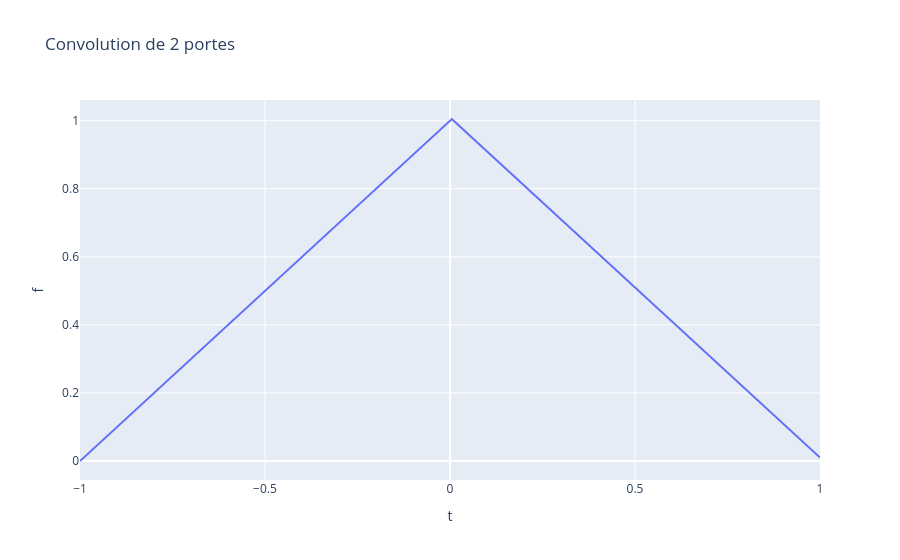
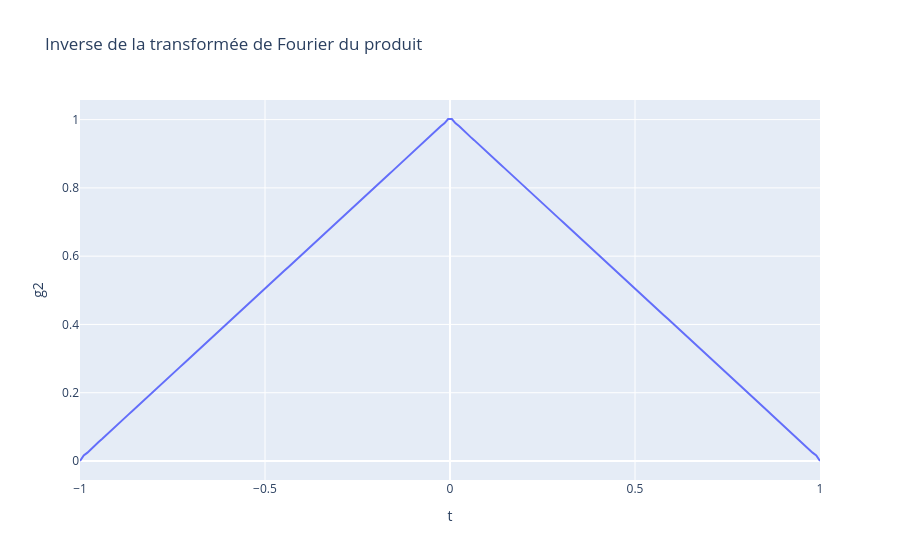

Notebook code for these charts, in order:
### Code cell
t = np.linspace(-1, 1, 200)
dt = t[1] - t[0]

p1 = mana.porte(t)
p2 = mana.porte(t)

p1_fourier, nu = mana.trans_fourier(p1, t)
p2_fourier, nu = mana.trans_fourier(p2, t)

f = np.convolve(p1, p2, 'same') * dt
df = pd.DataFrame({'t': t, 'f': f})

fig1  = px.line(df, x='t', y='f', title='Convolution de 2 portes')
fig1.show()

g = np.array(p1_fourier) * np.array(p2_fourier)

g2, t = mana.trans_fourier_inv(g, nu)

Re = np.real(g2)

dg = pd.DataFrame({'t': t, 'g2': Re})
fig2  = px.line(dg, x='t', y='g2', title='Inverse de la transformée de Fourier du produit(Re)')
fig2.show()

### Figure 1 — Plotly figure (JSON) as saved in the notebook; plotly's stock layout.template omitted (floating-point values rounded to 4 significant figures; data arrays with more than 128 entries replaced by an {"elided": "..."} marker saying what was removed)
{"data": [{"hovertemplate": "t=%{x}<br>f=%{y}<extra></extra>", "legendgroup": "", "line": {"color": "#636efa", "dash": "solid"}, "marker": {"symbol": "circle"}, "mode": "lines", "name": "", "orientation": "v", "showlegend": false, "type": "scatter", "x": {"elided": "200 float values"}, "xaxis": "x", "y": {"elided": "200 float values"}, "yaxis": "y"}], "layout": {"legend": {"tracegroupgap": 0}, "title": {"text": "Convolution de 2 portes"}, "xaxis": {"anchor": "y", "domain": [0, 1], "title": {"text": "t"}}, "yaxis": {"anchor": "x", "domain": [0, 1], "title": {"text": "f"}}}}

### Figure 2 — Plotly figure (JSON) as saved in the notebook; plotly's stock layout.template omitted (floating-point values rounded to 4 significant figures; data arrays with more than 128 entries replaced by an {"elided": "..."} marker saying what was removed)
{"data": [{"hovertemplate": "t=%{x}<br>g2=%{y}<extra></extra>", "legendgroup": "", "line": {"color": "#636efa", "dash": "solid"}, "marker": {"symbol": "circle"}, "mode": "lines", "name": "", "orientation": "v", "showlegend": false, "type": "scatter", "x": {"elided": "200 float values"}, "xaxis": "x", "y": {"elided": "200 float values"}, "yaxis": "y"}], "layout": {"legend": {"tracegroupgap": 0}, "title": {"text": "Inverse de la transformée de Fourier du produit"}, "xaxis": {"anchor": "y", "domain": [0, 1], "title": {"text": "t"}}, "yaxis": {"anchor": "x", "domain": [0, 1], "title": {"text": "g2"}}}}
